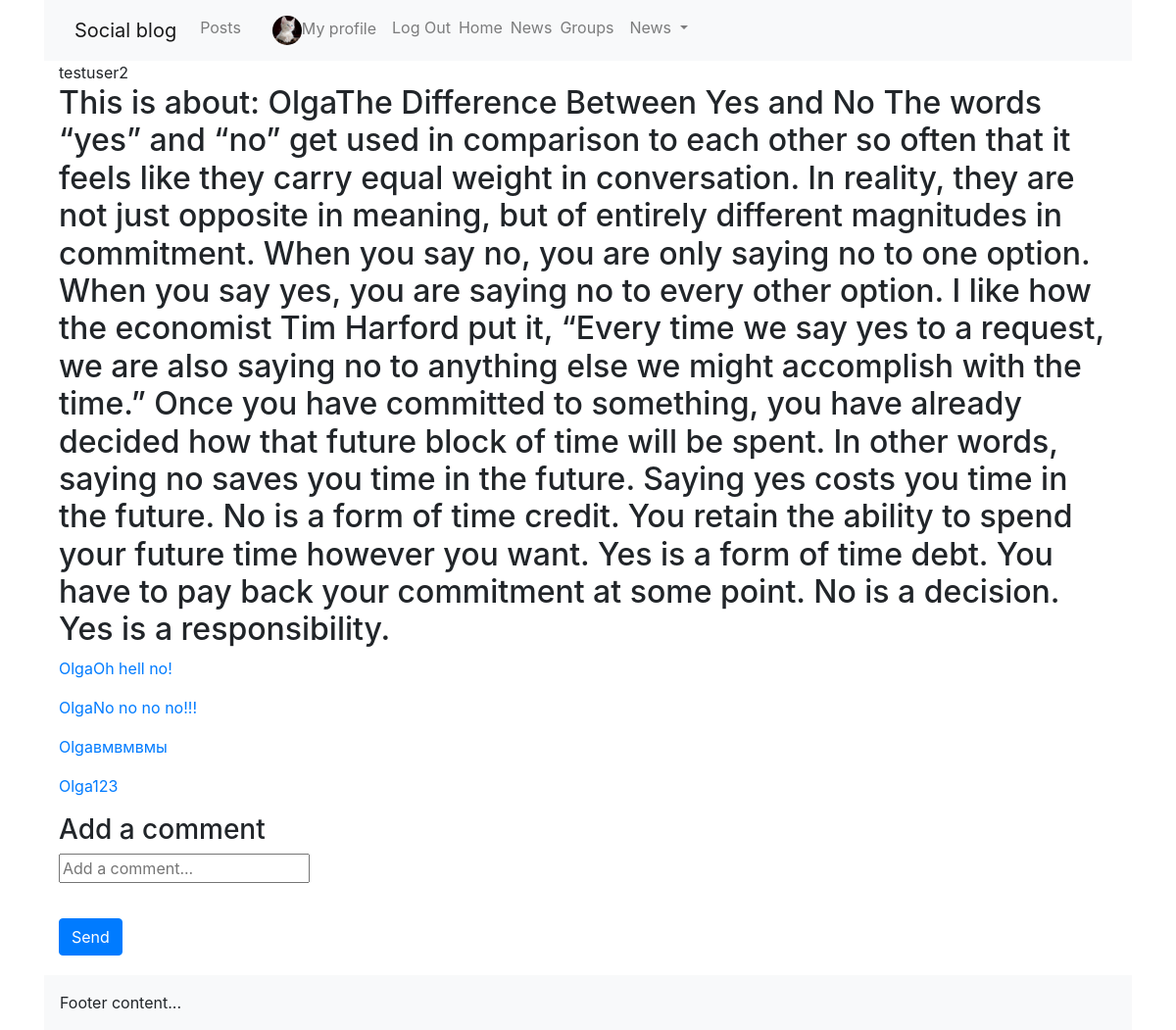
Screenshot of /posts/7/detail/ (signed in) with the database file from the repository.
### posts/models.py (models this page shows, shortened)
class Post(models.Model):
    content = models.TextField()
    image = models.ImageField(upload_to='posts', validators=[FileExtensionValidator(['png', 'jpg', 'jpeg'])], blank=True)
    liked = models.ManyToManyField('profiles.Profile', blank=True, related_name='likes')
    updated = models.DateTimeField(auto_now=True)
    created = models.DateTimeField(auto_now_add=True)
    author = models.ForeignKey('profiles.Profile', on_delete=models.CASCADE, related_name='posts', null=True)
    group = models.ForeignKey(Group, related_name='posts', null=True, blank=True, on_delete=models.CASCADE)
    class Meta:
        ordering = ('-created',)

class Comment(models.Model):
    user = models.ForeignKey('profiles.Profile', on_delete=models.CASCADE, blank=True, null=True)
    post = models.ForeignKey(Post, on_delete=models.CASCADE)
    body = models.TextField(max_length=300)
    created_at = models.DateTimeField(auto_now_add=True)
    updated_date = models.DateTimeField(auto_now=True)

### profiles/models.py (models this page shows, shortened)
class Profile(models.Model):
    first_name = models.CharField(max_length=100, blank=True)
    last_name = models.CharField(max_length=100, blank=True)
    user = models.OneToOneField(User, on_delete=models.CASCADE)
    bio = models.TextField(default='No bio...')
    friends = models.ManyToManyField(User, related_name='friends', blank=True)
    email = models.EmailField(max_length=200, blank=True)
    country = models.CharField(max_length=200,blank=True)
    avatar = models.ImageField(default='avatar.png', upload_to='avatars/')
    slug = models.SlugField(unique=True, blank=True)
    updated = models.DateTimeField(auto_now=True)
    created = models.DateTimeField(auto_now_add=True)
    objects = ProfileManager()
    def __str__(self):
        return f'{self.user.username}'   #-{self.created.strftime("%d-%m-%Y")}
    __initial_first_name = None
    __initial_last_name = None
    def __init__(self, *args, **kwargs):
        super().__init__(*args, **kwargs)
        self.__initial_first_name = self.first_name
        self.__initial_last_name = self.last_name
    class Meta:
        ordering = ['-created',]

### posts/views.py (the view, shortened to what this page needs)
# urls.py: path('<pk>/detail/', views.PostDetail.as_view(), name='single'),
class PostDetail(FormMixin, DetailView):
    template_name = "posts/post_detail.html"
    model = Post
    form_class = CommentModelForm
    def get_initial(self):
       return {"post": self.get_object() }
    def get_context_data(self, **kwargs):
        context = super(PostDetail, self).get_context_data(**kwargs)
        context['form'] = self.get_form()
        return context

### posts/forms.py
class CommentModelForm(forms.ModelForm):
    body = forms.CharField(label='',
                            widget=forms.TextInput(attrs={'placeholder': 'Add a comment...'}))
    class Meta:
        model = Comment
        fields = ('body',)

### profiles/context_processors.py (called while the page is built)
def profile_pic(request):
    if request.user.is_authenticated:
        profile_obj = Profile.objects.get(user=request.user)
        pic = profile_obj.avatar
        return {'picture': pic}
    return {}

def invitations_no_rec(request):
    if request.user.is_authenticated:
        profile_obj = Profile.objects.get(user=request.user)
        qs_count = Relationship.objects.invitations_received(profile_obj).count()
        return {'invitations_no': qs_count}
    return {}

### profiles/models.py (called while the page is built)
    def invitations_received(self, receiver):
        qs = Relationship.objects.filter(receiver=receiver, status='send')
        return qs

### posts/templates/posts/post_detail.html (shortened to what this page needs)
<!DOCTYPE html>
{% extends 'base.html' %}
{% block content %}
  {{user}}
    <h2>This is about: {{post.author}}{{post.content}}</h2>
    {% for comment in post.comment_set.all %}
    <div class="comment">
        <p><a href="#">{{ comment.user }}{{comment.body}}</a></p>
    </div>
    {% endfor %}
    <form method="post" action="">
        <h3>Add a comment</h3>
        {{ form.as_p}}
        <button type="submit" name="form" class="btn btn-primary">Send</button>
    </form>
{% endblock %}

### static/social_blog/css/master.css (style rules this page uses)
.btn, .card { margin-top: 20px; margin-bottom: 20px; }

### rows the page displays
Post: author "Olga", content "The Difference Between Yes and No The words “yes” and “no” get used in comparison to each other so often that it feels like they carry equal weight in conversation. In reality, they are not just opposite in meaning, but of entirely different magnitudes in commitment. When you say no, you are only saying no to one option. When you say yes, you are saying no to every other option. I like how the economist Tim Harford put it, “Every time we say yes to a request, we are also saying no to anything else we might accomplish with the time.” Once you have committed to something, you have already decided how that future block of time will be spent. In other words, saying no saves you time in the…"
Comment: user "Olga", body "Oh hell no!"
Comment: user "Olga", body "No no no no!!!"
Comment: user "Olga", body "вмвмвмы"
Comment: user "Olga", body "123"

### other values shown
{{ user }} "testuser2"
